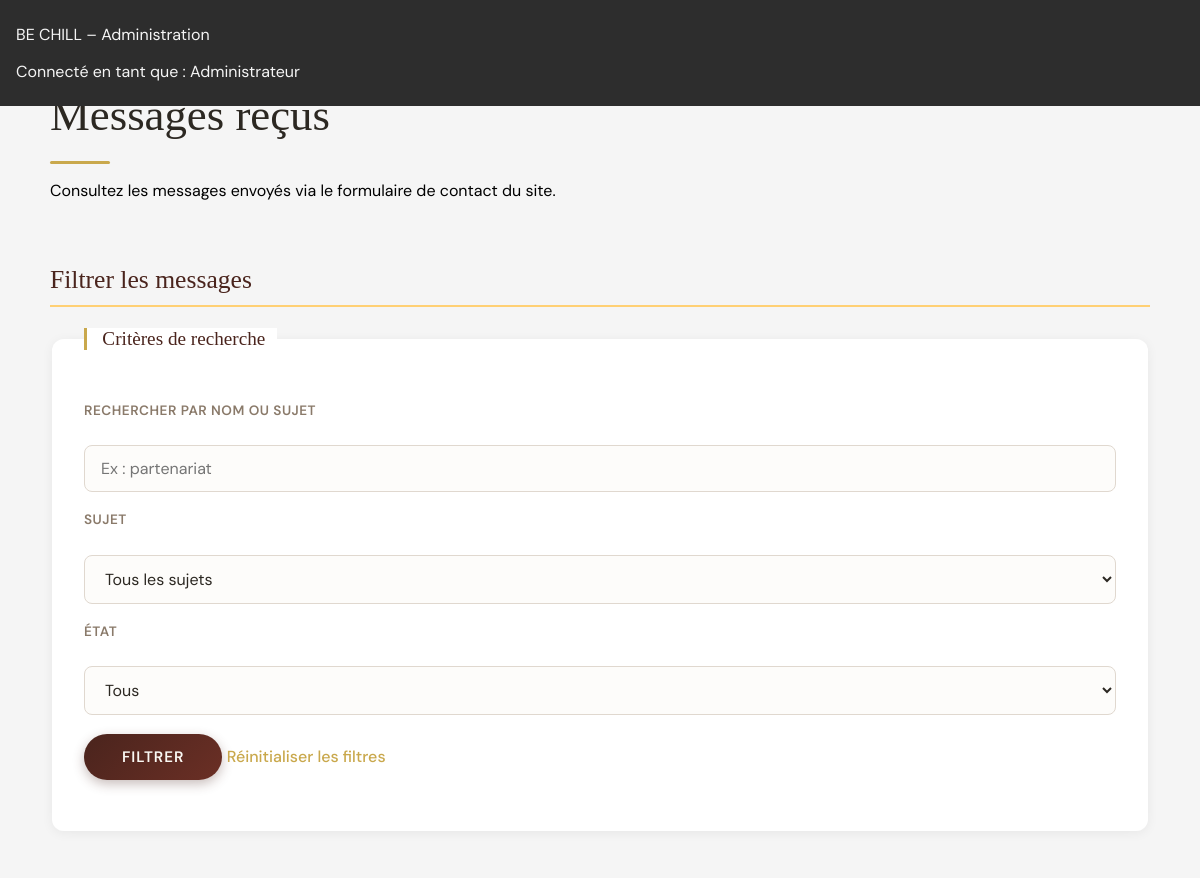
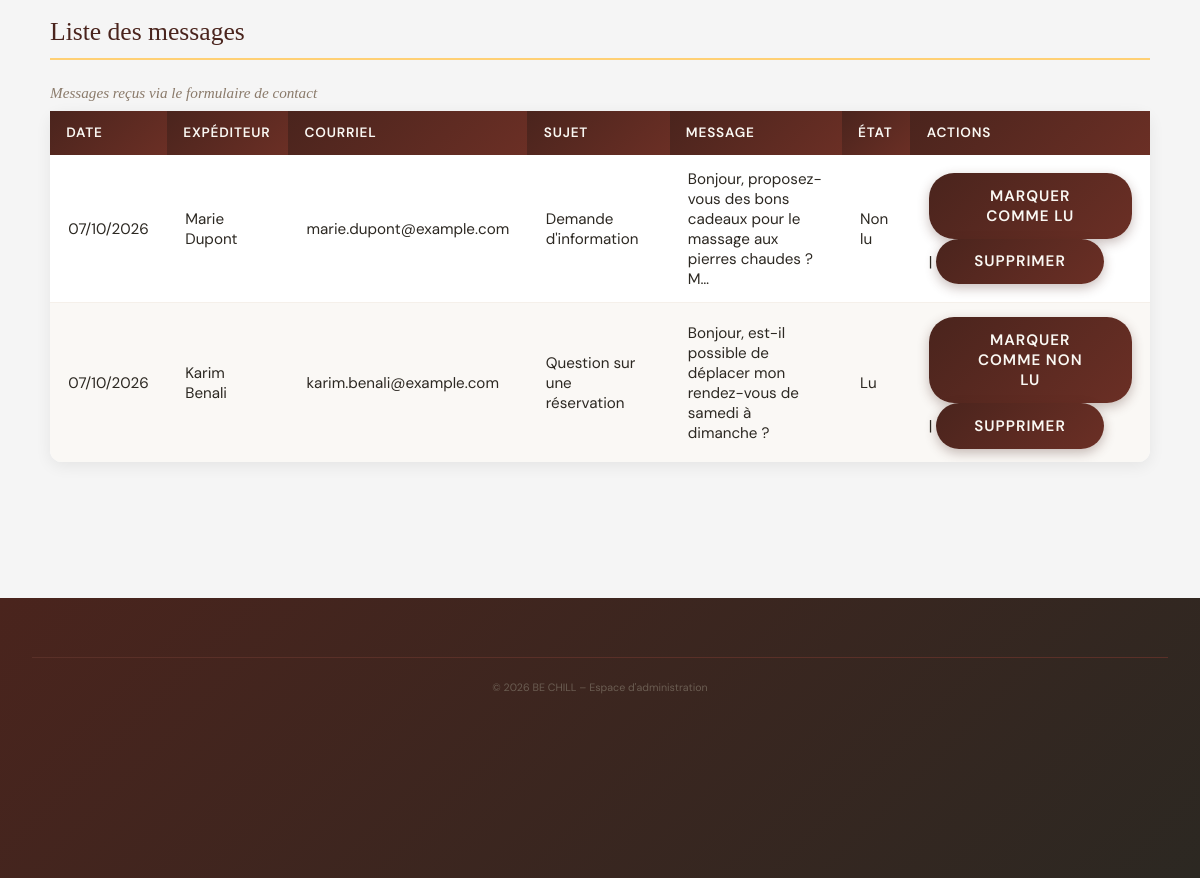
Page /_archives/ancien-php/admin/messages.php (signed in) on the committed database (2 pictures, top to bottom).
### tables this page shows
CREATE TABLE message (
    id         INT UNSIGNED AUTO_INCREMENT PRIMARY KEY,
    nom        VARCHAR(100) NOT NULL,
    email      VARCHAR(150) NOT NULL,
    sujet      VARCHAR(50)  NOT NULL,
    texte      TEXT NOT NULL,
    lu         TINYINT(1) NOT NULL DEFAULT 0,
    date_envoi DATETIME NOT NULL DEFAULT CURRENT_TIMESTAMP
);

### _archives/ancien-php/admin/messages.php (the view, shortened to what this page needs)
<?php
require_once __DIR__ . '/db.php';
$recherche = trim($_GET['recherche'] ?? '');
$sql = "SELECT * FROM message WHERE 1=1";
$params = [];
$sql .= " ORDER BY date_envoi DESC";
$stmt = $pdo->prepare($sql);
$stmt->execute($params);
$messages = $stmt->fetchAll();
$libellesSujet = [
    'information' => "Demande d'information",
    'reservation' => "Question sur une réservation",
    'reclamation' => "Réclamation",
    'partenariat' => "Proposition de partenariat",
    'autre' => "Autre",
];
?>
<!DOCTYPE html>
<html lang="fr">
<head>
    <link rel="stylesheet" href="../style.css">
</head>
<body>
    <header>
        <p>BE CHILL – Administration</p>
        <p>Connecté en tant que : <?= htmlspecialchars($_SESSION['operator_nom']) ?></p>
    </header>
    <nav aria-label="Navigation administration">
        <ul>
            <li><a href="dashboard.php">Tableau de bord</a></li>
            <li><a href="soins.php">Gérer les soins</a></li>
            <li><a href="messages.php" aria-current="page">Messages reçus</a></li>
            <li><a href="logout.php">Déconnexion</a></li>
        </ul>
    </nav>
    <main>
        <h1>Messages reçus</h1>
        <p>Consultez les messages envoyés via le formulaire de contact du site.</p>
        <section aria-labelledby="filtres-messages">
            <h2 id="filtres-messages">Filtrer les messages</h2>
            <form action="messages.php" method="get">
                <fieldset>
                    <legend>Critères de recherche</legend>
                    <p>
                        <label for="recherche-message">Rechercher par nom ou sujet</label><br>
                        <input type="search" id="recherche-message" name="recherche" placeholder="Ex : partenariat"
                               value="<?= htmlspecialchars($recherche) ?>">
                    </p>
                    <p>
                        <label for="filtre-sujet">Sujet</label><br>
                        <select id="filtre-sujet" name="sujet">
                            <option value="">Tous les sujets</option>
                        </select>
                    </p>
                    <p>
                        <label for="filtre-lu">État</label><br>
                        <select id="filtre-lu" name="lu">
                            <option value="">Tous</option>
                        </select>
                    </p>
                    <p>
                        <button type="submit">Filtrer</button>
                        <a href="messages.php">Réinitialiser les filtres</a>
                    </p>
                </fieldset>
            </form>
        </section>
        <section aria-labelledby="liste-messages">
            <h2 id="liste-messages">Liste des messages</h2>
            <table>
                <caption>Messages reçus via le formulaire de contact</caption>
                <thead>
                    <tr>
                        <th scope="col">Date</th>
                        <th scope="col">Expéditeur</th>
                        <th scope="col">Courriel</th>
                        <th scope="col">Sujet</th>
                        <th scope="col">Message</th>
                        <th scope="col">État</th>
                        <th scope="col">Actions</th>
                    </tr>
                </thead>
                <tbody>
                    <?php if (empty($messages)): ?>
                        <tr>
                            <td colspan="7">Aucun message ne correspond à votre recherche.</td>
                        </tr>
                    <?php else: ?>
                        <?php foreach ($messages as $msg): ?>
                            <tr>
                                <td><?= date('d/m/Y', strtotime($msg['date_envoi'])) ?></td>
                                <td><?= htmlspecialchars($msg['nom']) ?></td>
                                <td><?= htmlspecialchars($msg['email']) ?></td>
                                <td><?= htmlspecialchars($libellesSujet[$msg['sujet']] ?? $msg['sujet']) ?></td>
                                <td><?= htmlspecialchars(mb_strimwidth($msg['texte'], 0, 80, '…')) ?></td>
                                <td><?= $msg['lu'] ? 'Lu' : 'Non lu' ?></td>
                                <td>
                                    <?php $query = $_SERVER['QUERY_STRING'] !== '' ? '?' . htmlspecialchars($_SERVER['QUERY_STRING']) : ''; ?>
                                    <?php if ($msg['lu']): ?>
                                        <form action="messages.php<?= $query ?>" method="post" style="display:inline;">
                                            <button type="submit">Marquer comme non lu</button>
                                        </form>
                                    <?php else: ?>
                                        <form action="messages.php<?= $query ?>" method="post" style="display:inline;">
                                            <button type="submit">Marquer comme lu</button>
                                        </form>
                                    <?php endif; ?>
                                    |
                                    <form action="messages.php<?= $query ?>" method="post" style="display:inline;"
                                          onsubmit="return confirm('Supprimer définitivement ce message ?');">
                                        <button type="submit">Supprimer</button>
                                    </form>
                                </td>
                            </tr>
                        <?php endforeach; ?>
                    <?php endif; ?>
                </tbody>
            </table>
        </section>
    </main>
    <footer>
        <p><small>&copy; 2026 BE CHILL – Espace d'administration</small></p>
    </footer>
</body>
</html>

### rows in the picture
message: date_envoi "07/10/2026", nom "Marie Dupont", email "marie.dupont@example.com", sujet "Demande d'information", texte "Bonjour, proposez-vous des bons cadeaux pour le massage aux pierres chaudes ? M…", lu "Non lu"
message: date_envoi "07/10/2026", nom "Karim Benali", email "karim.benali@example.com", sujet "Question sur une réservation", texte "Bonjour, est-il possible de déplacer mon rendez-vous de samedi à dimanche ?", lu "Lu"

### other values in the picture
$_SESSION['operator_nom'] "Administrateur"
